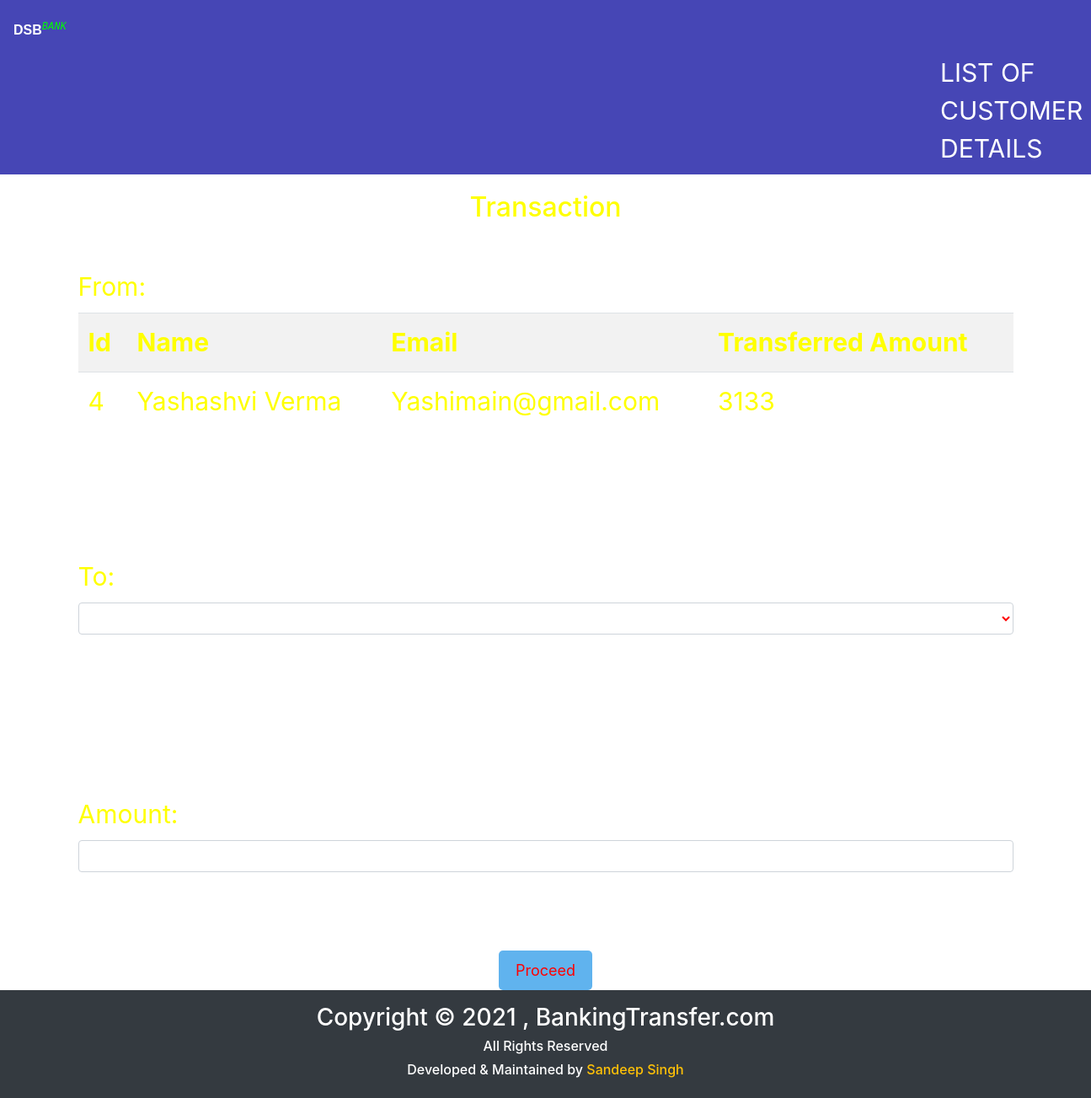
The app's page /transfer.php?id=4 with its own data.
### tables this page shows
CREATE TABLE `users` (
  `id` int(11) NOT NULL,
  `name` varchar(50) NOT NULL,
  `email` varchar(50) NOT NULL,
  `credits` int(10) NOT NULL
);

### transfer.php (the view, shortened to what this page needs)
<!DOCTYPE html>
<html lang="en">
<head>
    <link rel="stylesheet" href="https://maxcdn.bootstrapcdn.com/bootstrap/4.0.0/css/bootstrap.min.css">
</head>
<body>
  <nav class="navbar navbar-light" style="background-color: #4646b5">
  <p class="logo-text"><b style="font-family: arial;">DSB</b><i><sup style="color: #00ff00; font-family:monospace;">BANK</sup></i><sub><small style="font-size: 30px; color: yellow;">
  <ul class="navbar-nav">
  <li class="list-customer">
  <a class="nav-link1" href="viewusers.php">LIST OF CUSTOMER DETAILS</a>
  </li>
  </ul>
  </nav>
    <div class="container divStyle">
        <h2>Transaction </h2>
            <?php
                include 'config.php';
                $sid=$_GET['id'];
                $sql = "SELECT * FROM  users where id=$sid";
                $query=mysqli_query($conn,$sql);
                $rows=mysqli_fetch_array($query);
            ?>
            <form method="post" name="tcredit" class="tabletext" ><br/>
        <label> From: </label><br/>
        <div>
            <table class="table roundedCorners  tabletext table-hover  table-striped table-condensed"  >
                <tr>
                    <th>Id</th>
                    <th>Name</th>
                    <th>Email</th>
                    <th> Transferred Amount</th>
                </tr>
                <tr>
                    <td><?php echo $rows['id'] ?></td>
                    <td><?php echo $rows['name'] ?></td>
                    <td><?php echo $rows['email'] ?></td>
                    <td><?php echo $rows['credits'] ?></td>
                </tr>
            </table>
        </div>
        <br/><br/><br/>
        <label>To:</label>
        <select class=" form-control"   name="to" style="margin-bottom:5%;" required>
            <option value="" disabled selected> </option>
            <?php
                include 'config.php';
                $sid=$_GET['id'];
                $sql = "SELECT * FROM users where id!=$sid";
                $query=mysqli_query($conn,$sql);
                while($rows = mysqli_fetch_array($query)) {
            ?>
                <option class="table text-center table-striped " value="<?php echo $rows['id'];?>" >
                </option>
            <?php
                }
            ?>
        </select> <br/><br/><br/>
            <label>Amount:</label>
            <input type="number" id="amm" class="form-control" name="amount" min="0" required  />  <br/><br/>
                <div class="text-center btn3" >
            <button class="button" name="submit" type="submit" id="myBtn">Proceed</button>
            </div>
        </form>
    </div>
    <footer class="bg-dark text-white text-center p-3">
    <div class="container">
        <div class="row">
            <div class="col">
                <h3>Copyright © 2021 , BankingTransfer.com</h3>
                <h6>All Rights Reserved</h6>
                <h6>Developed & Maintained by
                    <a class="text-warning" href="https://instagram.com/i_em_sandeep._?igshid=1xr6ihhsvilc5" target="_blank">
                        <i class="fa fa-user-circle"></i> Sandeep Singh
                    </a>
                </h6>
            </div>
        </div>
    </div>
</footer>
</body>
</html>

### transfer.php (style rules this page uses)
.logo-text, .nav-link1 { color: white; padding-top: 15px; }
.list-customer { padding-left: 1100px; color:brown; }
.button { background-color: #60B3EE; border: none; color: red; padding: 10px 20px; text-align: center; text-decoration: none; display: inline-block; font-size: 18px; margin: 0px 2px; border-radius: 5px; }
h2 { text-align: center; margin-top: 20px; }
.form-control { color:red; }

### records on screen
users: id "4", name "Yashashvi Verma", email "Yashimain@gmail.com", credits "3133"
